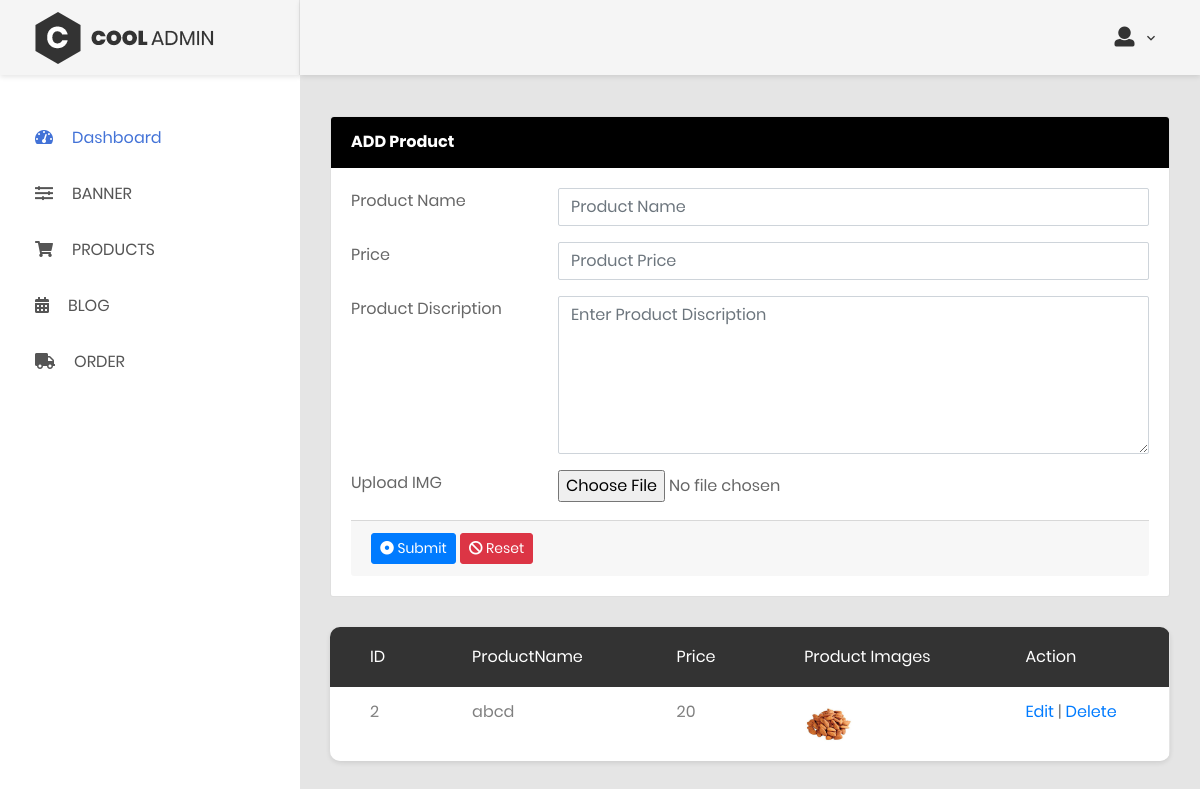
The page /admin/product.php (signed in) on the database as committed earlier.
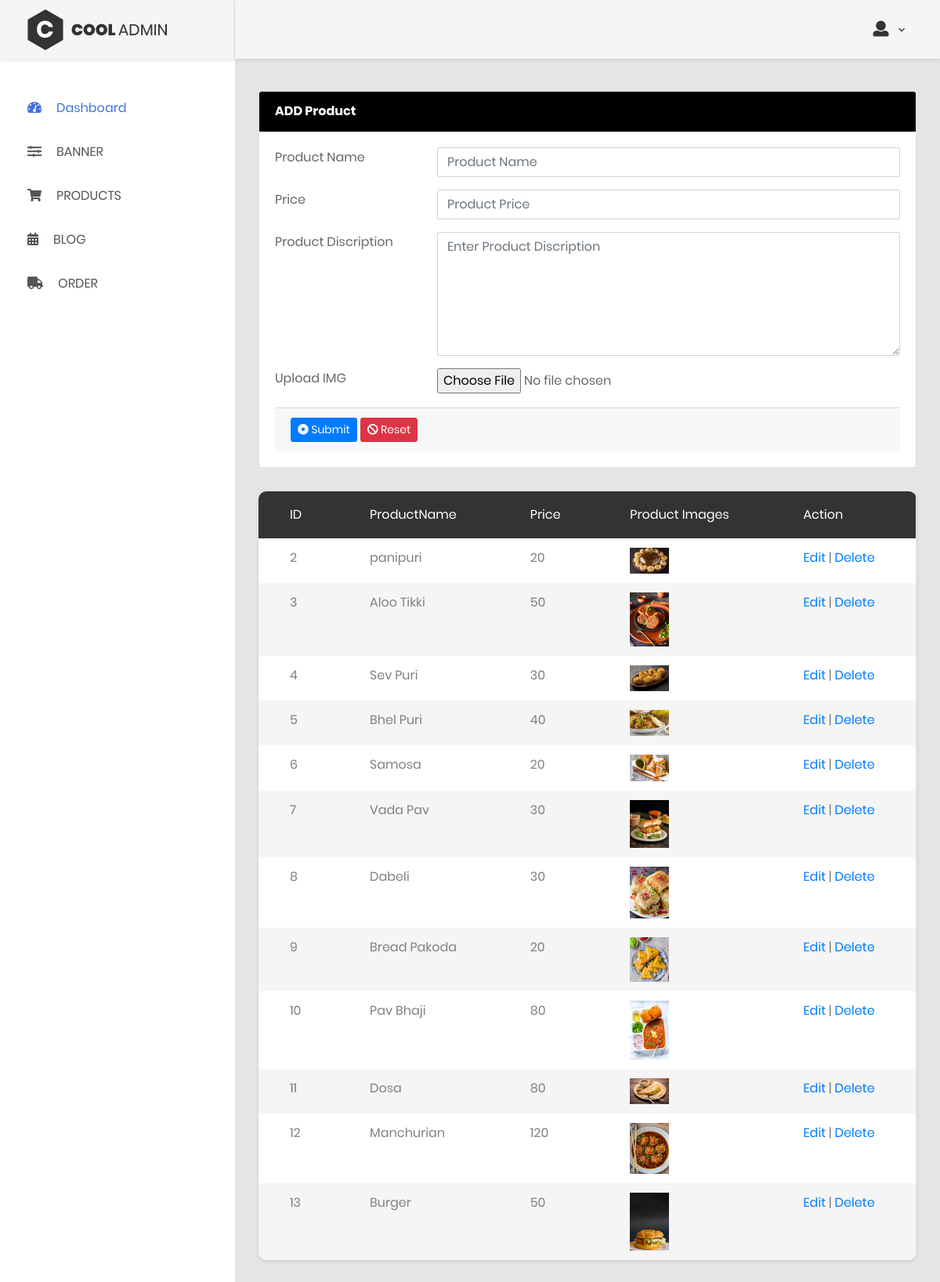
The same page on the database as committed later.
### tables this page shows
CREATE TABLE `product` (
  `id` int(11) NOT NULL,
  `productname` varchar(255) NOT NULL,
  `discription` text NOT NULL,
  `price` int(11) NOT NULL,
  `productimg` varchar(255) NOT NULL
);

### admin/product.php (the view, shortened to what this page needs)
<!DOCTYPE html>
<html lang="en">
<?php include("include/config.php"); ?>
<head>
    <link href="css/font-face.css" rel="stylesheet" media="all">
    <link href="vendor/font-awesome-4.7/css/font-awesome.min.css" rel="stylesheet" media="all">
    <link href="vendor/font-awesome-5/css/fontawesome-all.min.css" rel="stylesheet" media="all">
    <link href="vendor/mdi-font/css/material-design-iconic-font.min.css" rel="stylesheet" media="all">
    <link href="vendor/bootstrap-4.1/bootstrap.min.css" rel="stylesheet" media="all">
    <link href="vendor/animsition/animsition.min.css" rel="stylesheet" media="all">
    <link href="vendor/bootstrap-progressbar/bootstrap-progressbar-3.3.4.min.css" rel="stylesheet" media="all">
    <link href="vendor/wow/animate.css" rel="stylesheet" media="all">
    <link href="vendor/css-hamburgers/hamburgers.min.css" rel="stylesheet" media="all">
    <link href="vendor/slick/slick.css" rel="stylesheet" media="all">
    <link href="vendor/select2/select2.min.css" rel="stylesheet" media="all">
    <link href="vendor/perfect-scrollbar/perfect-scrollbar.css" rel="stylesheet" media="all">
    <link href="css/theme.css" rel="stylesheet" media="all">
</head>
<body class="animsition">
    <div class="page-wrapper">
        <aside class="menu-sidebar d-none d-lg-block">
            <div class="logo">
                <a href="#">
                    <img src="images/icon/logo.png" alt="Cool Admin" />
                </a>
            </div>
            <?php include('include/sidebar.php'); ?>
        </aside>
        <?php include('include/header.php'); ?>
        <div class="page-container">
            <div class="main-content">
                <div class="section__content section__content--p30">
                    <div class="row">
                    <?php
                                $editid = isset($_REQUEST['EditId']) ? $_REQUEST['EditId'] : '';
                                if(isset($_REQUEST['EditId'])){
                                    $display="SELECT * FROM product WHERE id='$editid'";
                                    $displayresult = $conn->query($display);
                                    $displayrow = $displayresult->fetch_assoc();
                                    $productname = isset($displayrow['productname']) ? $displayrow['productname'] : '';
                                    $price = isset($displayrow['price']) ? $displayrow['price'] : '';
                                    $productdiscription = isset($displayrow['discription']) ? $displayrow['discription'] : '';
                                    $productimg = isset($displayrow['productimg']) ? $displayrow['productimg'] : '';
                                }
                                else{
                                    $productname = '';
                                    $price = '';
                                    $productdiscription = '';
                                }
                            ?>
                        <div class="col-lg-12">
                                    <div class="card">
                                        <div class="card-header" style="background-color:black; color:white;">
                                                    <strong>ADD Product</strong>
                                        </div>
                                        <div class="card-body card-block">
                                        <form action="productaction.php" method="post" name="productform" enctype="multipart/form-data" class="form-horizontal">
                                            <div class="row form-group">
                                                <div class="col col-md-3">
                                                    <label for="text-input" class=" form-control-label">Product Name</label>
                                                </div>
                                                <div class="col-12 col-md-9">
                                                    <input type="text" id="productname" name="productname" placeholder="Product Name" class="form-control" value="<?php echo $productname; ?>">
                                                </div>
                                            </div>
                                            <div class="row form-group">
                                                <div class="col col-md-3">
                                                    <label for="text-input" class=" form-control-label">Price</label>
                                                </div>
                                                <div class="col-12 col-md-9">
                                                    <input type="text" id="price" name="price" placeholder="Product Price" class="form-control" value="<?php echo $price; ?>">
                                                </div>
                                            </div>
                                            <div class="row form-group">
                                                <div class="col col-md-3">
                                                    <label for="email-input" class=" form-control-label">Product Discription</label>
                                                </div>
                                                <div class="col-12 col-md-9">
                                                    <textarea name="productdiscription" id="editor" rows="6" placeholder="Enter Product Discription" class="form-control"><?php echo $productdiscription; ?></textarea>
                                                </div>
                                            </div>
                                            <div class="row form-group">
                                                <div class="col col-md-3">
                                                    <label for="file-input" class=" form-control-label">Upload IMG</label>
                                                </div>
                                                <div class="col-12 col-md-9">
                                                    <input type="file" id="productimg" name="productimg" class="form-control-file">
                                                </div>
                                            </div>
                                            <div class="card-footer">
                                                <button type="submit" name="submit" class="btn btn-primary btn-sm">
                                                    <i class="fa fa-dot-circle-o"></i> Submit
                                                </button>
                                                <button type="reset" class="btn btn-danger btn-sm">
                                                    <i class="fa fa-ban"></i> Reset
                                                </button>
                                            </div>
                                        </form>
                                        </div>
                                    </div>
                        </div>
                        <?php
                                $seletProduct = "SELECT *FROM product";
                                $result = $conn->query($seletProduct);
                        ?>
                        <div class="col-lg-12">
                                <div class="table-responsive table--no-card m-b-30">
                                    <table class="table table-borderless table-striped table-earning">
                                        <thead>
                                            <tr>
                                            <th>ID</th>
                                            <th>ProductName</th>
                                            <th>Price</th>
                                            <th>Product images</th>
                                            <th>Action</th>
                                            </tr>
                                        </thead>
                                        <tbody>
                                        <?php while ($row = $result->fetch_assoc()){ ?>
                                            <tr>
                                                <td><?php echo $row['id']; ?></td>
                                                <td><?php echo $row['productname']; ?></td>
                                                <td><?php echo $row['price']; ?></td>
                                                <td>
                                                    <img src="<?php echo $row['productimg']; ?>" width="50" height="50">
                                                </td>
                                                <td>
                                                    <a href="product.php?EditId=<?php echo $row['id']; ?>">Edit</a> |
                                                    <a href="productaction.php?ProductdeletId=<?php echo $row['id']; ?>&DeleteImg=<?php echo $row['productimg']; ?>" onclick="return confirm('Are you sure you want to delete this item?');">Delete</a>
                                                </td>
                                            </tr>
                                            <?php } ?>
                                        </tbody>
                                    </table>
                                </div>
                            </div>
                    </div>
                </div>
            </div>
        </div>
    </div>
</body>
</html>

### admin/include/sidebar.php
<div class="menu-sidebar__content js-scrollbar1">
                <nav class="navbar-sidebar">
                    <ul class="list-unstyled navbar__list">
                        <li class="active has-sub">
                            <a class="js-arrow" href="dashboard.php">
                                <i class="fas fa-tachometer-alt"></i>Dashboard</a>
                        </li>
                        <li>
                            <a href="banner.php">
                                <i class="fas fa-sliders"></i>BANNER</a>
                        </li>
                        <li>
                            <a href="product.php">
                                <i class="fas fa-shopping-cart"></i>PRODUCTS</a>
                        </li>
                        <li>
                            <a href="blog.php">
                                <i class="fas fa-calendar-alt"></i>BLOG</a>
                        </li>
                        <li>
                            <a href="#">
                                <i class="fas fa-truck"></i>ORDER</a>
                        </li>
                    </ul>
                </nav>
            </div>

### admin/include/header.php (shortened to what this page needs)
<header class="header-desktop">
                <div class="section__content section__content--p30">
                    <div class="container-fluid">
                        <div class="header-wrap">
                            <div class="header-button">
                            <div class="account-wrap">
                                    <div class="account-item clearfix js-item-menu">
                                        <div class="content">
                                            <a class="js-acc-btn" href="#"><i class="fa fa-user" aria-hidden="true" style="font-size:20px"></i>&nbsp;&nbsp;</a>
                                        </div>
                                    </div>
                                </div>
                            </div>
                        </div>
                    </div>
                </div>
            </header>

Rows that differ between the two databases and show on the page:
changed product id 2: productname "abcd" → "panipuri"; productimg: a different picture
added product: id "3", productname "Aloo Tikki", price "50", productimg (picture)
added product: id "4", productname "Sev Puri", price "30", productimg (picture)
added product: id "5", productname "Bhel Puri", price "40", productimg (picture)
added product: id "6", productname "Samosa", price "20", productimg (picture)
added product: id "7", productname "Vada Pav", price "30", productimg (picture)
added product: id "8", productname "Dabeli", price "30", productimg (picture)
added product: id "9", productname "Bread Pakoda", price "20", productimg (picture)
added product: id "10", productname "Pav Bhaji", price "80", productimg (picture)
added product: id "11", productname "Dosa", price "80", productimg (picture)
added product: id "12", productname "Manchurian", price "120", productimg (picture)
added product: id "13", productname "Burger", price "50", productimg (picture)
